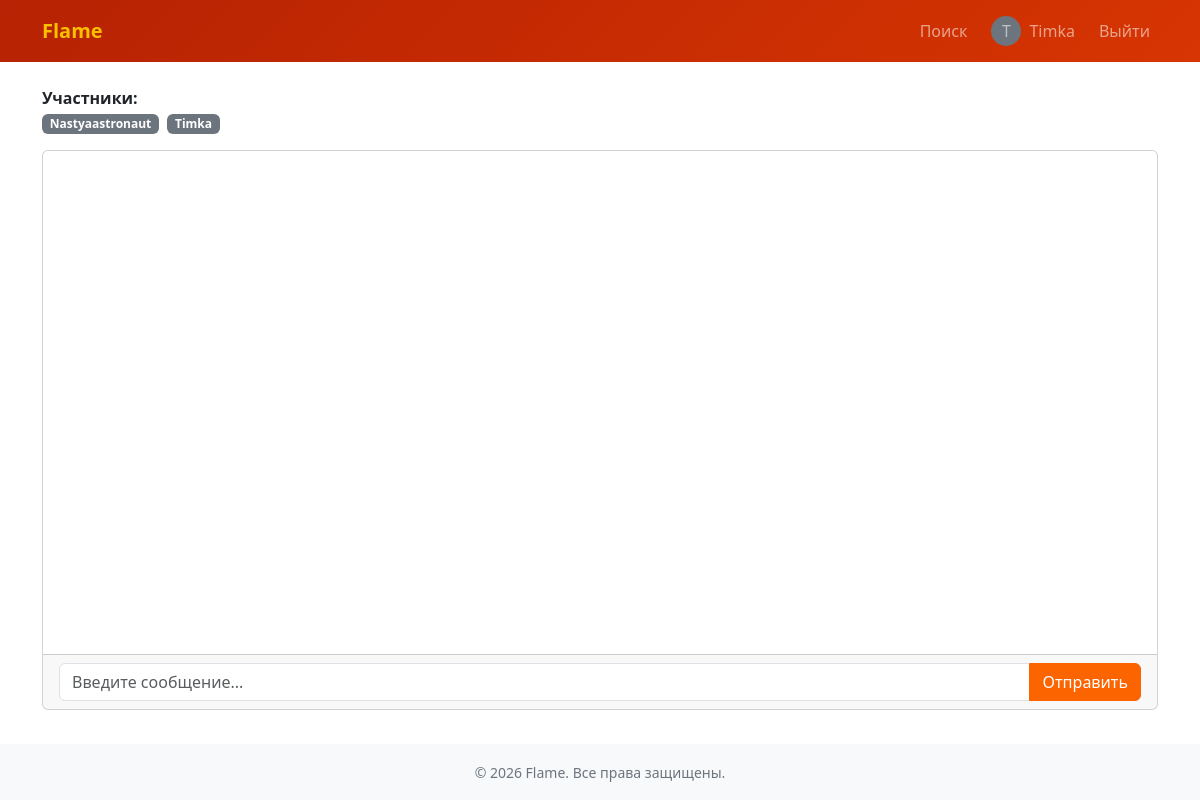
/chats/5/ (signed in), run on the app's committed database.
### users/models.py (models this page shows, shortened)
class CustomUser(AbstractUser):
    email = models.EmailField(unique=True, verbose_name='Email')
    phone_regex = RegexValidator(
        regex=r'^\+?7?\d{10}$',
        message="Телефон в формате: +7XXXXXXXXXX (10 цифр)"
    )
    phone = models.CharField(
        max_length=20,
        blank=True,
        unique=True,
        null=True,
        verbose_name='Телефон'
    )
    birth_date = models.DateField(blank=True, null=True, verbose_name='Дата рождения')
    bio = models.TextField(blank=True, null=True, verbose_name='О себе')
    avatar = models.ImageField(
        upload_to='avatars/',
        blank=True,
        null=True,
        verbose_name='Аватар'
    )
    last_online = models.DateTimeField(auto_now=True, verbose_name='Был в сети')
    PRIVACY_CHOICES = [
        ('everyone', 'Все пользователи'),
        ('members_only', 'Только участники чатов'),
        ('no_one', 'Никто (кроме администраторов)'),
    ]
    email_privacy = models.CharField(
        max_length=20,
        choices=PRIVACY_CHOICES,
        default='members_only',
        verbose_name='Кто видит email'
    )
    phone_privacy = models.CharField(
        max_length=20,
        choices=PRIVACY_CHOICES,
        default='members_only',
        verbose_name='Кто видит телефон'
    )
    USERNAME_FIELD = 'username'
    REQUIRED_FIELDS = ['email']

### chat/models.py (models this page shows, shortened)
class ChatMember(models.Model):
    ROLE_CHOICES = [
        ('member', 'Member'),
        ('admin', 'Admin'),
    ]
    user = models.ForeignKey(settings.AUTH_USER_MODEL, on_delete=models.CASCADE)
    chat = models.ForeignKey(Chat, on_delete=models.CASCADE)
    role = models.CharField(max_length=10, choices=ROLE_CHOICES, default='member')
    class Meta:
        unique_together = [['user', 'chat']]

### chat/views.py (the view)
# urls.py: path('<int:chat_id>/', views.chat_room, name='room'),
@login_required
def chat_room(request, chat_id):
    chat = get_object_or_404(Chat, id=chat_id)
    if not ChatMember.objects.filter(chat=chat, user=request.user).exists():
        return HttpResponseForbidden("You are not in this chat.")
    is_admin = ChatMember.objects.filter(chat=chat, user=request.user, role='admin').exists()
    return render(request, 'chat/room.html', {
        'chat': chat,
        'is_admin': is_admin
    })

### users/context_processors.py (called while the page is built)
def user_preferences(request):
    if request.user.is_authenticated:
        try:
            prefs = request.user.preferences
            return {
                'theme': prefs.theme,
                'font_family': prefs.font_family,
                'font_size': f"{prefs.font_size}px",
            }
        except:
            prefs = UserPreferences.objects.create(user=request.user)
            return {
                'theme': prefs.theme,
                'font_family': prefs.font_family,
                'font_size': f"{prefs.font_size}px",
            }
    return {'theme': 'light', 'font_family': 'system', 'font_size': '16px'}

### chat/templates/chat/room.html (shortened to what this page needs)
{% extends 'base.html' %}
{% block content %}
<div class="mb-3">
    <strong>Участники:</strong>
    <div class="d-flex flex-wrap gap-2 mt-1">
        {% for member in chat.chatmember_set.all %}
            <span class="badge bg-secondary">{{ member.user.username }}</span>
        {% endfor %}
    </div>
</div>
<div class="card" style="height: 70vh;">
    <div class="card-body overflow-auto" id="messages" style="display: flex; flex-direction: column; gap: 10px;">
    </div>
    <div class="card-footer">
        <div class="input-group">
            <input type="text" class="form-control" id="message-input" placeholder="Введите сообщение..." onkeypress="handleKeyPress(event)">
            <button class="btn btn-primary" onclick="sendMessage()">Отправить</button>
        </div>
    </div>
</div>
{% endblock %}

### templates/base.html (shortened to what this page needs)
<!DOCTYPE html>
<html lang="ru" data-bs-theme="{{ theme|default:'light' }}">
<head>
    <link href="https://cdn.jsdelivr.net/npm/bootstrap@5.3.0/dist/css/bootstrap.min.css" rel="stylesheet">
</head>
<body class="d-flex flex-column min-vh-100">
    <nav class="navbar navbar-expand-lg navbar-dark" style="background: linear-gradient(135deg, #B62203 0%, #D73502 100%);">
        <div class="container">
            <a class="navbar-brand" href="{% url 'chat:list' %}">Flame</a>
            <div class="collapse navbar-collapse" id="navbarNav">
                <ul class="navbar-nav ms-auto align-items-center gap-2">
                    {% if user.is_authenticated %}
                        <li class="nav-item">
                            <a class="nav-link" href="{% url 'users:user_search' %}">Поиск</a>
                        </li>
                        <li class="nav-item">
                            <a class="nav-link d-flex align-items-center gap-2" href="{% url 'users:profile' %}">
                                {% if user.avatar %}
                                    <img src="{{ user.avatar.url }}" alt="avatar" style="width: 30px; height: 30px; border-radius: 50%; object-fit: cover;">
                                {% else %}
                                    <span style="display: inline-block; width: 30px; height: 30px; line-height: 30px; text-align: center; background: #6c757d; border-radius: 50%;">{{ user.username|first|upper }}</span>
                                {% endif %}
                                <span>{{ user.username }}</span>
                            </a>
                        </li>
                        <li class="nav-item">
                            <form method="post" action="{% url 'users:logout' %}" class="d-inline">
                                <button type="submit" class="btn btn-link nav-link" style="display: inline-block;">Выйти</button>
                            </form>
                        </li>
                    {% else %}
                        <li class="nav-item"><a class="nav-link" href="{% url 'users:login' %}">Вход</a></li>
                        <li class="nav-item"><a class="nav-link" href="{% url 'users:signup' %}">Регистрация</a></li>
                    {% endif %}
                </ul>
            </div>
        </div>
    </nav>
    <main class="flex-grow-1">
        <div class="container mt-4">
            {% block content %}{% endblock %}
        </div>
    </main>
    <footer class="text-center py-3">
        <div class="container">
            <small>&copy; 2026 Flame. Все права защищены.</small>
        </div>
    </footer>
</body>
</html>

### data on the page
CustomUser: username|first "T", username "Timka"
ChatMember: user.username "Nastyaastronaut"
ChatMember: user.username "Timka"
